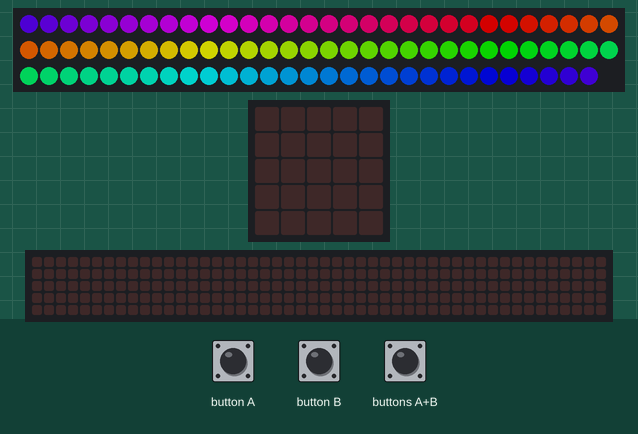
Recording of a program running on a simulated BBC micro:bit (MakeCode). Parts: 89 RGB LEDs in strip order, left to right, continuing on the next row, the board's 5×5 LED display, a strip that is not on the board, showing the scrolling text unrolled. Inputs (shaded band) come from the test bench. Dim RGB values are drawn brighter than linear; random numbers come from a fixed seed; the 48×5 strip is a reading aid, not a part: it shows the text the display is scrolling, unrolled, one strip-width of it at a time.

Above: at 1.2 s.
1.3 s: buttons A+B pressed for 0.15 s
At 1.5 s:
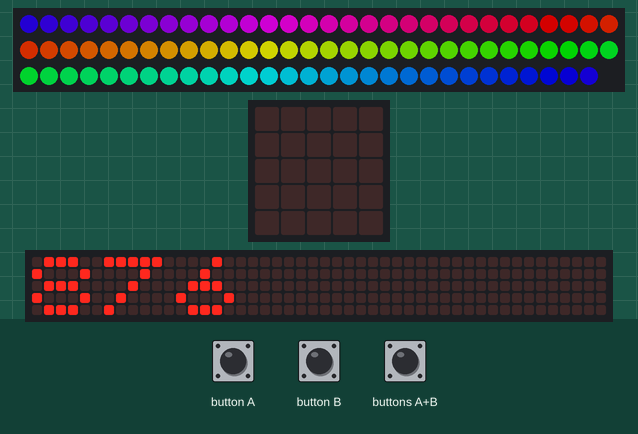
2.0 s: button A pressed for 0.15 s
At 2.56 s:
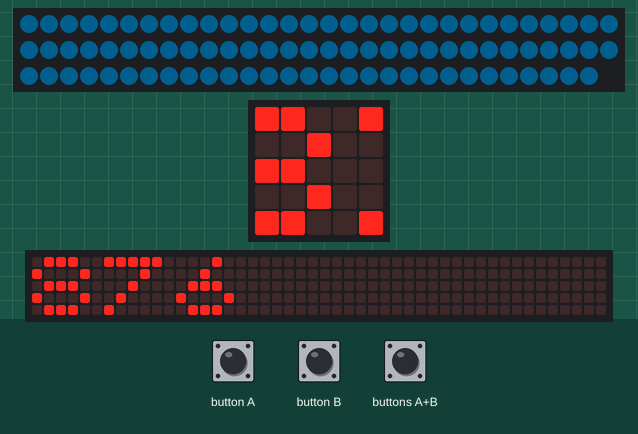
2.7 s: button A pressed for 0.15 s
At 3.25 s:
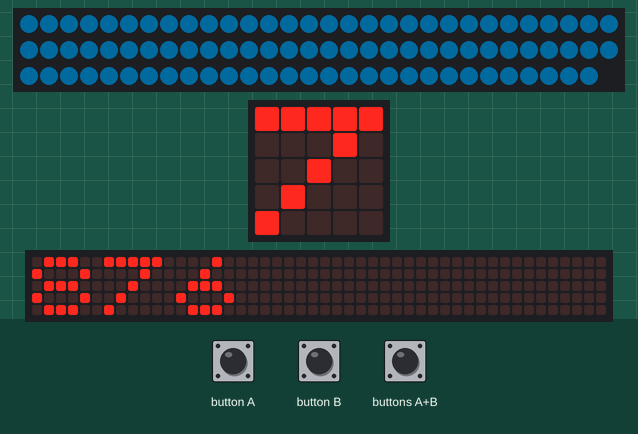
3.4 s: buttons A+B pressed for 3.2 s
At 5.1 s:
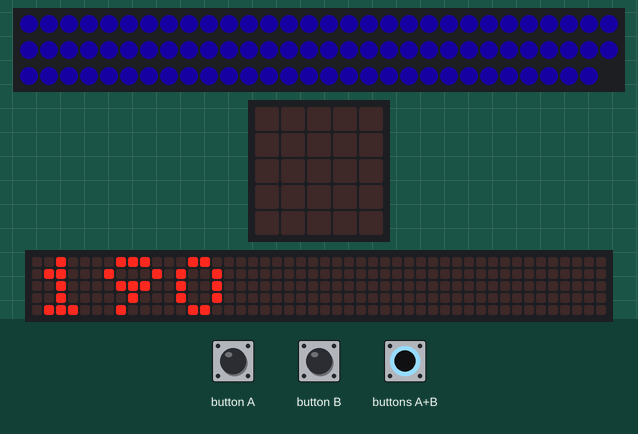
7.2 s: buttons A+B pressed for 0.15 s
At 7.76 s:
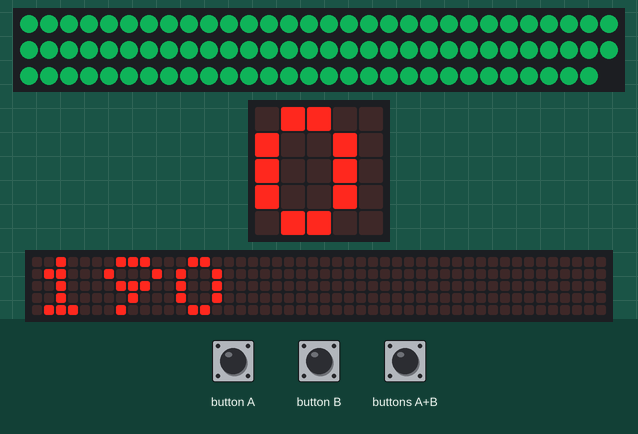
7.9 s: buttons A+B pressed for 1 s
At 8.69 s:
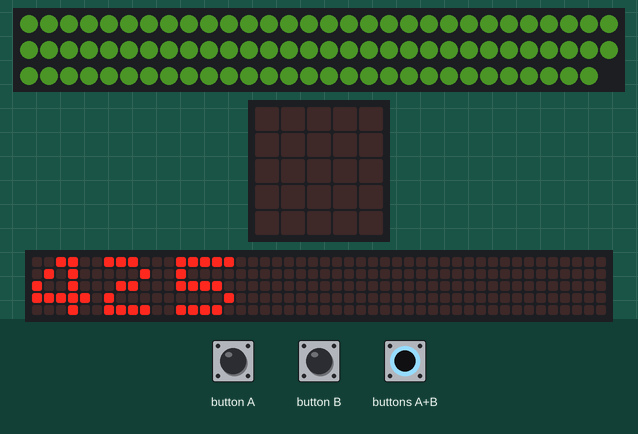
Timing chart, 0 to 10.9 s (numbered marks = the images above; inputs shaded):
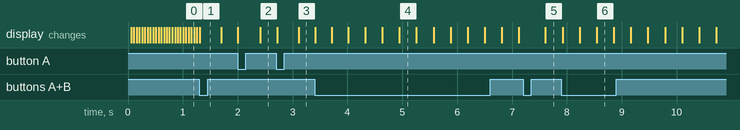

The program:

main.ts
```typescript
input.onButtonPressed(Button.A, function () {
    for (let index2 = 0; index2 <= num_leds - 1; index2++) {
        strip.setPixelColor(index2, neopixel.rgb(randint(0, 160), randint(0, 160), randint(0, 160)))
        strip.show()
    }
})
input.onButtonPressed(Button.B, function () {
    while (true) {
        for (let R = 0; R <= 120; R+=10) {
            for (let G = 0; G <= 120; G += 10) {
                for (let B = 0; B <= 120; B += 10) {
                    strip.showColor(neopixel.rgb(R, G, B))
                    strip.show()
                    basic.pause(10)
                }
            }
        }
    }
})
input.onSound(DetectedSound.Loud, function () {
    for (let index2 = 0; index2 <= num_leds - 1; index2++) {
        if (index2 % 4 == 0) {
            strip.setPixelColor(index2, neopixel.colors(NeoPixelColors.Black))
        }
    }
})
let num_leds = 0
let strip: neopixel.Strip = null
let R2 = 0
let G2 = 0
let B2 = 0
num_leds = 90
strip = neopixel.create(DigitalPin.P0, num_leds - 1, NeoPixelMode.RGB)
strip.easeBrightness()
strip.showRainbow(1, 360)
loops.everyInterval(50, function () {
    strip.rotate(1)
    strip.show()
    while (input.buttonIsPressed(Button.AB)) {
        basic.showNumber(strip.power())
    }
})
```

test.ts
```typescript
// tests gaan hier; deze zal niet worden gecompileerd wanneer dit pakket wordt gebruikt als extensie.
```
